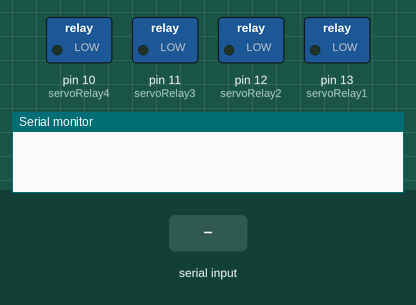
A sketch run on a simulated Arduino Uno, built with avr-gcc and run on an emulated ATmega328P. Parts: switched loads named in the sketch (green lamp = pin HIGH), the last lines printed to the serial monitor. The inputs (shaded band) are chosen by the test bench.

Above: at 1.0 s.
1.1 s: "get force\n" received over Serial
2.6 s: "get force\n" received over Serial
At 3.2 s:
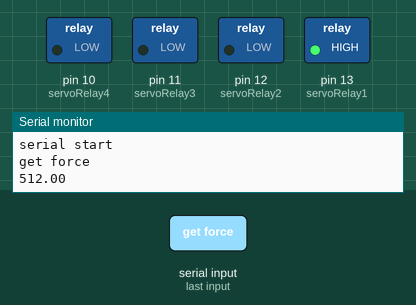
Timing chart, 0 to 5.6 s (numbered marks = the images above; inputs shaded):
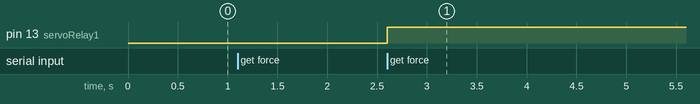

The sketch:

ForceComm_WithRelays.ino
```cpp
/*
 *    James Chen | July 2021
 *    jameschen@caltech.edu
 *
 *    This is the Arduino code for the Arduino that controls the force sensor and the multi-channel relay
 *    connected to the servos. It connects to a computer via serial and sends force measurements upon being
 *    pinged. It also implements a safety stop for the servos, as if the force exceeds some threshold, it
 *    will shut off power to the servos using the multi-channel relay it controls. The servos will remain
 *    unpowered until the system is entirely reset.
 */

float reading;
long t=0;
int timeStep;
int nPoints;
int counter=0;

int servoRelay1 = 13;
int servoRelay2 = 12;
int servoRelay3 = 11;
int servoRelay4 = 10;

int FORCE_THRESHOLD = 600;

const int ledPin =  LED_BUILTIN;  //Arduinos have a built in LED, the pin number is a preset constant

String MATLABmessage;
String debugMsg;
char terminator = '\n'; //Char that marks end of individual message from MATLABmessage

void setup() {
  pinMode(LED_BUILTIN, OUTPUT);
  //Serial initialization for USB
  Serial.begin(115200);
  Serial.setTimeout(100);

  //Wait for MATLAB input to begin
  while (Serial.available() == 0) {
    delay(100);
  }
  pinMode(LED_BUILTIN, OUTPUT);
  digitalWrite(LED_BUILTIN, LOW);
  //MATLAB has outputted something, now clear Serial
  debugMsg = Serial.readStringUntil(terminator);
  Serial.println(debugMsg);
  Serial.println("serial start");

  pinMode(servoRelay1, OUTPUT);       //initialize relay pins to be outputs
  pinMode(servoRelay2, OUTPUT);
  pinMode(servoRelay3, OUTPUT);
  pinMode(servoRelay4, OUTPUT);
  digitalWrite(servoRelay1, LOW);     //turn on all servo relays
  digitalWrite(servoRelay2, LOW);
  digitalWrite(servoRelay3, LOW);
  digitalWrite(servoRelay4, LOW);
}

void loop() {
  if(Serial.available() >= 9){        //wait for complete message to arrive in serial, "get force" has 9 chars
    MATLABmessage = Serial.readStringUntil(terminator);   //read until newline char to get to end of message
    Serial.println(MATLABmessage);
    digitalWrite(servoRelay1, !digitalRead(servoRelay1));
    if (MATLABmessage.equals("get force")) {
      reading = analogRead(0);
      Serial.println(reading);
      if (reading >= FORCE_THRESHOLD) {
        digitalWrite(servoRelay1, HIGH);
        digitalWrite(servoRelay2, HIGH);
        digitalWrite(servoRelay3, HIGH);
        digitalWrite(servoRelay4, HIGH);
        Serial.println("FORCE ERROR");
        while (1) {
          digitalWrite(LED_BUILTIN, HIGH);  //force was too high, shut off servos until system is reset
          delay(100);
          digitalWrite(LED_BUILTIN, LOW);
          delay(100);
        }
      }

    }
  }
}
```

Measured:
- after the input at 2.6 s, pin 13 (servoRelay1): LOW → HIGH at once
